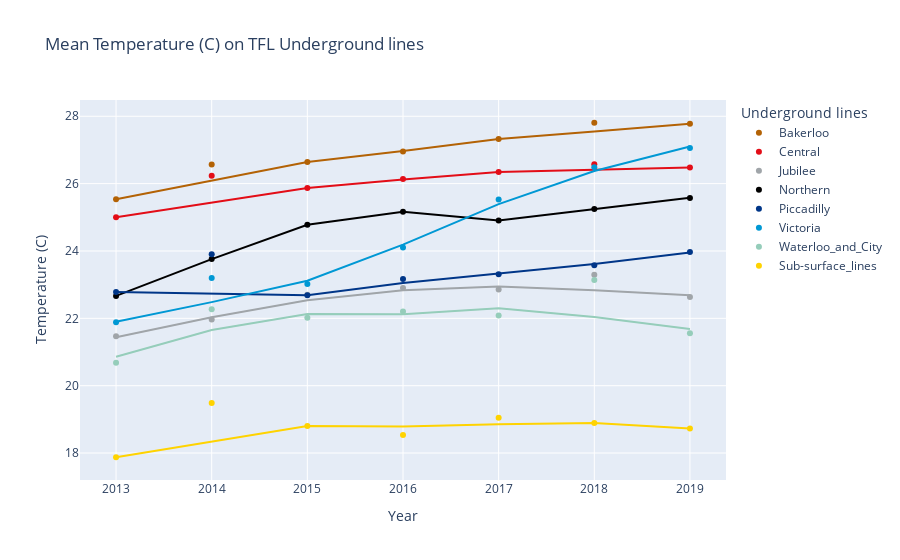

This figure's notebook cell:
### Code cell
px.scatter(df_byyears[0:7],
           x="Year",
           y=["Bakerloo",
              "Central",
              "Jubilee",
              "Northern",
              "Piccadilly",
              "Victoria",
              "Waterloo_and_City",
              "Sub-surface_lines"],
           color_discrete_map=
           {"Bakerloo": 'rgb(179,98,5)',
            "Central": 'rgb(227,13,23)',
            "Jubilee": 'rgb(160,165,169)',
            "Northern": 'rgb(0,0,0)',
            "Piccadilly": 'rgb(0,54,136)', 
            "Victoria": 'rgb(0,152,212)', 
            "Waterloo_and_City": 'rgb(149,205,186)', 
            "Sub-surface_lines":'rgb(255,211,0)'},
           labels={"period": "Month & year",
                   "value": "Temperature (C)",
                   "variable": "Underground lines"
                  },
           trendline='lowess',
           title='Mean Temperature (C) on TFL Underground lines'
          )

### Figure 1 — Plotly figure (JSON) as saved in the notebook; plotly's stock layout.template omitted (floating-point values rounded to 4 significant figures)
{"data": [{"hovertemplate": "Underground lines=Bakerloo<br>Year=%{x}<br>Temperature (C)=%{y}<extra></extra>", "legendgroup": "Bakerloo", "marker": {"color": "rgb(179,98,5)", "symbol": "circle"}, "mode": "markers", "name": "Bakerloo", "orientation": "v", "showlegend": true, "type": "scatter", "x": [2013, 2014, 2015, 2016, 2017, 2018, 2019], "xaxis": "x", "y": [25.53, 26.57, 26.64, 26.95, 27.32, 27.81, 27.78], "yaxis": "y"}, {"hovertemplate": "<b>LOWESS trendline</b><br><br>Underground lines=Bakerloo<br>Year=%{x}<br>Temperature (C)=%{y} <b>(trend)</b><extra></extra>", "legendgroup": "Bakerloo", "marker": {"color": "rgb(179,98,5)", "symbol": "circle"}, "mode": "lines", "name": "Bakerloo", "showlegend": false, "type": "scatter", "x": [2013, 2014, 2015, 2016, 2017, 2018, 2019], "xaxis": "x", "y": [25.53, 26.09, 26.64, 26.97, 27.32, 27.55, 27.78], "yaxis": "y"}, {"hovertemplate": "Underground lines=Central<br>Year=%{x}<br>Temperature (C)=%{y}<extra></extra>", "legendgroup": "Central", "marker": {"color": "rgb(227,13,23)", "symbol": "circle"}, "mode": "markers", "name": "Central", "orientation": "v", "showlegend": true, "type": "scatter", "x": [2013, 2014, 2015, 2016, 2017, 2018, 2019], "xaxis": "x", "y": [25, 26.23, 25.87, 26.14, 26.35, 26.57, 26.48], "yaxis": "y"}, {"hovertemplate": "<b>LOWESS trendline</b><br><br>Underground lines=Central<br>Year=%{x}<br>Temperature (C)=%{y} <b>(trend)</b><extra></extra>", "legendgroup": "Central", "marker": {"color": "rgb(227,13,23)", "symbol": "circle"}, "mode": "lines", "name": "Central", "showlegend": false, "type": "scatter", "x": [2013, 2014, 2015, 2016, 2017, 2018, 2019], "xaxis": "x", "y": [25.0, 25.44, 25.87, 26.12, 26.35, 26.41, 26.48], "yaxis": "y"}, {"hovertemplate": "Underground lines=Jubilee<br>Year=%{x}<br>Temperature (C)=%{y}<extra></extra>", "legendgroup": "Jubilee", "marker": {"color": "rgb(160,165,169)", "symbol": "circle"}, "mode": "markers", "name": "Jubilee", "orientation": "v", "showlegend": true, "type": "scatter", "x": [2013, 2014, 2015, 2016, 2017, 2018, 2019], "xaxis": "x", "y": [21.47, 21.97, 22.7, 22.9, 22.86, 23.29, 22.63], "yaxis": "y"}, {"hovertemplate": "<b>LOWESS trendline</b><br><br>Underground lines=Jubilee<br>Year=%{x}<br>Temperature (C)=%{y} <b>(trend)</b><extra></extra>", "legendgroup": "Jubilee", "marker": {"color": "rgb(160,165,169)", "symbol": "circle"}, "mode": "lines", "name": "Jubilee", "showlegend": false, "type": "scatter", "x": [2013, 2014, 2015, 2016, 2017, 2018, 2019], "xaxis": "x", "y": [21.44, 22.03, 22.54, 22.83, 22.95, 22.84, 22.69], "yaxis": "y"}, {"hovertemplate": "Underground lines=Northern<br>Year=%{x}<br>Temperature (C)=%{y}<extra></extra>", "legendgroup": "Northern", "marker": {"color": "rgb(0,0,0)", "symbol": "circle"}, "mode": "markers", "name": "Northern", "orientation": "v", "showlegend": true, "type": "scatter", "x": [2013, 2014, 2015, 2016, 2017, 2018, 2019], "xaxis": "x", "y": [22.67, 23.76, 24.78, 25.16, 24.91, 25.25, 25.58], "yaxis": "y"}, {"hovertemplate": "<b>LOWESS trendline</b><br><br>Underground lines=Northern<br>Year=%{x}<br>Temperature (C)=%{y} <b>(trend)</b><extra></extra>", "legendgroup": "Northern", "marker": {"color": "rgb(0,0,0)", "symbol": "circle"}, "mode": "lines", "name": "Northern", "showlegend": false, "type": "scatter", "x": [2013, 2014, 2015, 2016, 2017, 2018, 2019], "xaxis": "x", "y": [22.67, 23.76, 24.78, 25.16, 24.91, 25.24, 25.58], "yaxis": "y"}, {"hovertemplate": "Underground lines=Piccadilly<br>Year=%{x}<br>Temperature (C)=%{y}<extra></extra>", "legendgroup": "Piccadilly", "marker": {"color": "rgb(0,54,136)", "symbol": "circle"}, "mode": "markers", "name": "Piccadilly", "orientation": "v", "showlegend": true, "type": "scatter", "x": [2013, 2014, 2015, 2016, 2017, 2018, 2019], "xaxis": "x", "y": [22.78, 23.9, 22.68, 23.17, 23.31, 23.58, 23.97], "yaxis": "y"}, {"hovertemplate": "<b>LOWESS trendline</b><br><br>Underground lines=Piccadilly<br>Year=%{x}<br>Temperature (C)=%{y} <b>(trend)</b><extra></extra>", "legendgroup": "Piccadilly", "marker": {"color": "rgb(0,54,136)", "symbol": "circle"}, "mode": "lines", "name": "Piccadilly", "showlegend": false, "type": "scatter", "x": [2013, 2014, 2015, 2016, 2017, 2018, 2019], "xaxis": "x", "y": [22.78, 22.73, 22.68, 23.05, 23.34, 23.61, 23.95], "yaxis": "y"}, {"hovertemplate": "Underground lines=Victoria<br>Year=%{x}<br>Temperature (C)=%{y}<extra></extra>", "legendgroup": "Victoria", "marker": {"color": "rgb(0,152,212)", "symbol": "circle"}, "mode": "markers", "name": "Victoria", "orientation": "v", "showlegend": true, "type": "scatter", "x": [2013, 2014, 2015, 2016, 2017, 2018, 2019], "xaxis": "x", "y": [21.88, 23.2, 23.02, 24.1, 25.53, 26.48, 27.06], "yaxis": "y"}, {"hovertemplate": "<b>LOWESS trendline</b><br><br>Underground lines=Victoria<br>Year=%{x}<br>Temperature (C)=%{y} <b>(trend)</b><extra></extra>", "legendgroup": "Victoria", "marker": {"color": "rgb(0,152,212)", "symbol": "circle"}, "mode": "lines", "name": "Victoria", "showlegend": false, "type": "scatter", "x": [2013, 2014, 2015, 2016, 2017, 2018, 2019], "xaxis": "x", "y": [21.9, 22.48, 23.11, 24.19, 25.39, 26.37, 27.1], "yaxis": "y"}, {"hovertemplate": "Underground lines=Waterloo_and_City<br>Year=%{x}<br>Temperature (C)=%{y}<extra></extra>", "legendgroup": "Waterloo_and_City", "marker": {"color": "rgb(149,205,186)", "symbol": "circle"}, "mode": "markers", "name": "Waterloo_and_City", "orientation": "v", "showlegend": true, "type": "scatter", "x": [2013, 2014, 2015, 2016, 2017, 2018, 2019], "xaxis": "x", "y": [20.68, 22.27, 22.02, 22.2, 22.08, 23.14, 21.56], "yaxis": "y"}, {"hovertemplate": "<b>LOWESS trendline</b><br><br>Underground lines=Waterloo_and_City<br>Year=%{x}<br>Temperature (C)=%{y} <b>(trend)</b><extra></extra>", "legendgroup": "Waterloo_and_City", "marker": {"color": "rgb(149,205,186)", "symbol": "circle"}, "mode": "lines", "name": "Waterloo_and_City", "showlegend": false, "type": "scatter", "x": [2013, 2014, 2015, 2016, 2017, 2018, 2019], "xaxis": "x", "y": [20.86, 21.66, 22.13, 22.12, 22.3, 22.04, 21.68], "yaxis": "y"}, {"hovertemplate": "Underground lines=Sub-surface_lines<br>Year=%{x}<br>Temperature (C)=%{y}<extra></extra>", "legendgroup": "Sub-surface_lines", "marker": {"color": "rgb(255,211,0)", "symbol": "circle"}, "mode": "markers", "name": "Sub-surface_lines", "orientation": "v", "showlegend": true, "type": "scatter", "x": [2013, 2014, 2015, 2016, 2017, 2018, 2019], "xaxis": "x", "y": [17.88, 19.48, 18.8, 18.54, 19.05, 18.89, 18.73], "yaxis": "y"}, {"hovertemplate": "<b>LOWESS trendline</b><br><br>Underground lines=Sub-surface_lines<br>Year=%{x}<br>Temperature (C)=%{y} <b>(trend)</b><extra></extra>", "legendgroup": "Sub-surface_lines", "marker": {"color": "rgb(255,211,0)", "symbol": "circle"}, "mode": "lines", "name": "Sub-surface_lines", "showlegend": false, "type": "scatter", "x": [2013, 2014, 2015, 2016, 2017, 2018, 2019], "xaxis": "x", "y": [17.87, 18.34, 18.8, 18.79, 18.85, 18.89, 18.73], "yaxis": "y"}], "layout": {"legend": {"title": {"text": "Underground lines"}, "tracegroupgap": 0}, "title": {"text": "Mean Temperature (C) on TFL Underground lines"}, "xaxis": {"anchor": "y", "domain": [0, 1], "title": {"text": "Year"}}, "yaxis": {"anchor": "x", "domain": [0, 1], "title": {"text": "Temperature (C)"}}}}
